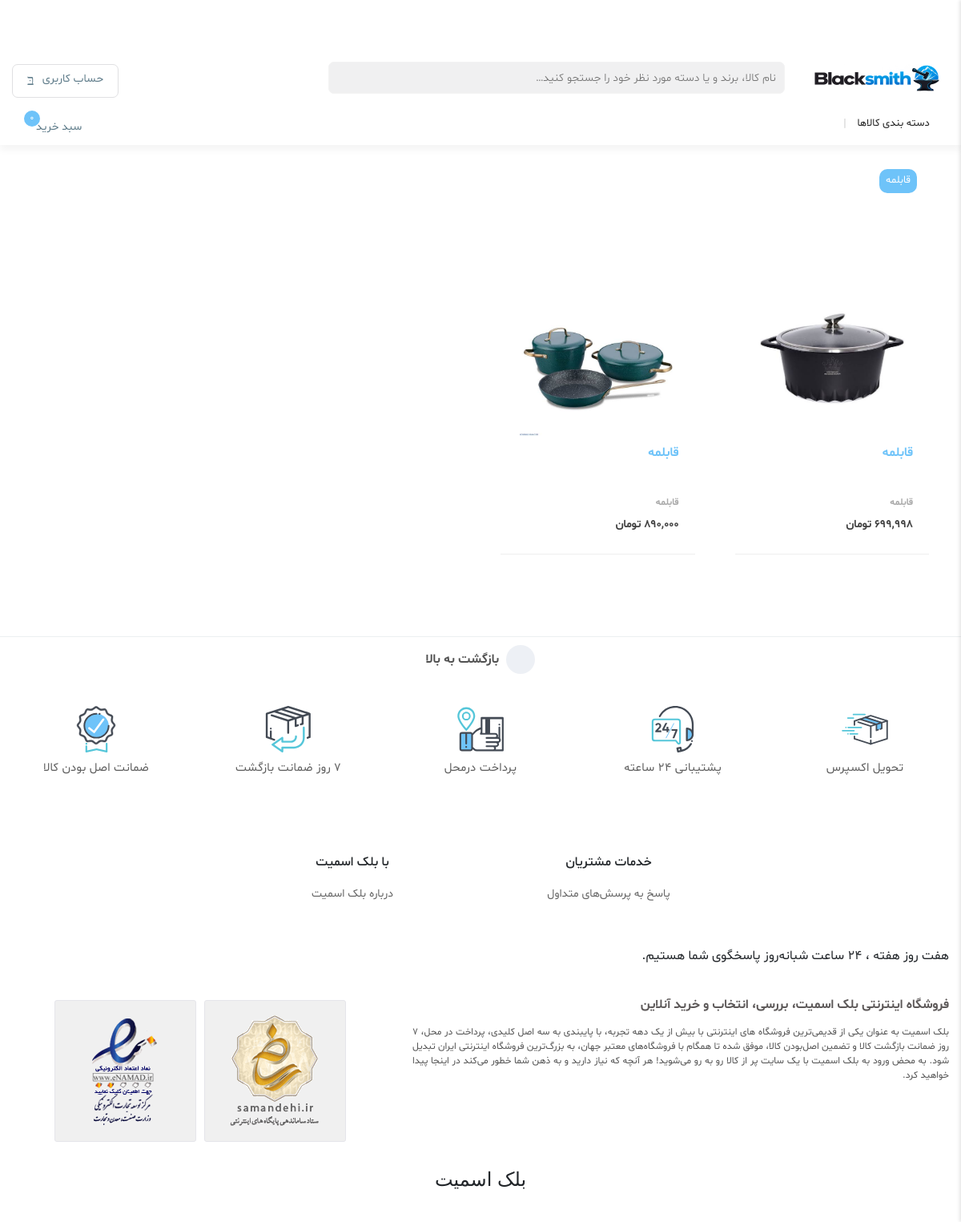
Page /products/category/13/ on the committed database.
### app_market/models.py (models this page shows, shortened)
class Category(models.Model):
    parent = models.ForeignKey( 'self', related_name='sub_categories', on_delete=models.SET_NULL, null=True, blank=True )
    name = models.CharField(max_length=50 , null=True)
    slug = models.SlugField(max_length=50 , null=True , blank=True)
    is_available = models.BooleanField(default= True)

class Product(models.Model):
    name_fa = models.CharField(max_length=255, null=True)
    name_en = models.CharField(max_length=255, null=True)
    price = models.PositiveIntegerField()
    discount = models.IntegerField(default=0)
    count = models.PositiveIntegerField()
    brand = models.ForeignKey('Brand', on_delete=models.CASCADE)
    is_suggested = models.BooleanField(default=False)
    is_amazing = models.BooleanField(default=False)
    footer_right = models.BooleanField(default=False)
    footer_left = models.BooleanField(default=False)
    footer_Middle = models.BooleanField(default=False)
    Category = models.ManyToManyField('Category')
    color = models.ManyToManyField('color')
    features = models.ManyToManyField('features')
    @property
    def images(self):
        return Image.objects.filter(
            object_id=self.id,
            content_type=ContentType.objects.get_for_model(self.__class__).id
        )
    def get_absolute_url(self):
        return reverse('app_market:product_detail', args=(self.id, ))

class Image(models.Model):
    url = models.CharField(max_length=150, null=True, blank=True)
    Category_num = models.IntegerField(null=True , blank=True)
    image = models.ImageField(upload_to='store/images/', null=True)
    content_type = models.ForeignKey(ContentType, on_delete=models.CASCADE, null=True, related_name='app_market_images')
    object_id = models.PositiveIntegerField(null=True)
    content_object = GenericForeignKey("content_type", "object_id")

### app_market/views.py (the view)
# urls.py: path('products/category/<int:category_id>/', product_list_by_category, name='product_list_by_category'),
def product_list_by_category(request, category_id):
    item_count = 0
    if request.user.is_authenticated:
        basket = Basket.objects.filter(user=request.user).first()
        item_count = basket.basketitem_set.count() if basket else 0
    main_category = Category.objects.all()
    category = get_object_or_404(Category, id=category_id)
    products = Product.objects.filter(Category=category)
    return render(request, 'product_list.html', {'products_list': products, 'category_list': category, 'category': main_category, 'item_count': item_count})

### app_market/templates/product_list.html (shortened to what this page needs)
<!DOCTYPE html>
{% extends 'base.html' %}
{% load static %}
{% load humanize %}
{% block content %}
    <main class="main-content dt-sl mb-3">
        <div class="container main-container">
            <div class="row">
                <div class="col-lg-12 col-md-12 col-sm-12 search-card-res">
                    <div class="dt-sl dt-sn px-0 search-amazing-tab">
                        <div class="ah-tab-wrapper dt-sl">
                            <div class="ah-tab dt-sl">
                                <a class="ah-tab-item" data-ah-tab-active="true" href="">{{ category_list.name }}</a>
                            </div>
                        </div>
                        <div class="ah-tab-content-wrapper dt-sl px-res-0">
                            <div class="ah-tab-content dt-sl" data-ah-tab-active="true">
                                <div class="row mb-3 mx-0 px-res-0" id="productResults"  >
                                    {% for product in products_list %}
                                    <div class="col-lg-3 col-md-4 col-sm-6 col-12 px-10 mb-1 px-res-0">
                                        <div class="product-card mb-2 mx-res-0">
                                            <div class="product-head">
                                            </div>
                                            <a class="product-thumb" href="{{ product.get_absolute_url }}">
                                                <img src="{{ product.images.first.image.url }}" alt="Product Thumbnail">
                                            </a>
                                            <div class="product-card-body">
                                                <h5 class="product-title">
                                                    <a href="{{ product.get_absolute_url }}"> {{ product.name_fa }} </a>
                                                </h5>
                                                <a class="product-meta" href="{{ product.get_absolute_url }}">
                                                    {% for category in product.Category.all %}
                                                        {{ category.name }}{% if not forloop.last %}،{% endif %}
                                                    {% endfor %}
                                                </a>
                                                <span class="product-price">{{ product.price|intcomma }} تومان</span>
                                            </div>
                                        </div>
                                    </div>
                                    {% empty %}
                                        <p>هیچ محصولی یافت نشد.</p>
                                    {% endfor %}
                                </div>
                            </div>
                        </div>
                    </div>
                </div>
            </div>
        </div>
    </main>
{% endblock content %}

### app_market/static/assets/css/colors/blue-color.css (style rules this page uses)
.product-card .product-title>a { color: #6ec3f9; }
.search-amazing-tab .ah-tab>.ah-tab-item[data-ah-tab-active="true"] { background-color: #6ec3f9; }

### rows in the picture
Category: name "قابلمه"
Product: images.first.image (picture), name_fa "قابلمه", price "699,998"
Product: images.first.image (picture), name_fa "قابلمه", price "890,000"

### other values in the picture
{{ item_count }} "0"
